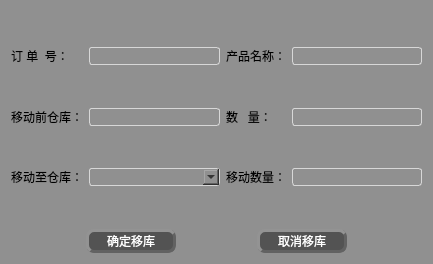
<?xml version="1.0" encoding="UTF-8"?>
<ui version="4.0">
 <class>move_store</class>
 <widget class="QWidget" name="move_store">
  <property name="geometry">
   <rect>
    <x>0</x>
    <y>0</y>
    <width>433</width>
    <height>264</height>
   </rect>
  </property>
  <property name="windowTitle">
   <string>Form</string>
  </property>
  <property name="windowIcon">
   <iconset>
    <disabledoff>:/qt 图标/更新图标/export.ico</disabledoff>
   </iconset>
  </property>
  <property name="styleSheet">
   <string notr="true">font: 75 12pt &quot;楷体&quot;;
background-color: rgb(144, 144, 144);
color:rgb(0, 0, 0)</string>
  </property>
  <layout class="QGridLayout" name="gridLayout">
   <item row="1" column="0">
    <widget class="QLabel" name="label">
     <property name="text">
      <string>订 单  号：</string>
     </property>
    </widget>
   </item>
   <item row="2" column="0">
    <spacer name="verticalSpacer">
     <property name="orientation">
      <enum>Qt::Vertical</enum>
     </property>
     <property name="sizeHint" stdset="0">
      <size>
       <width>20</width>
       <height>40</height>
      </size>
     </property>
    </spacer>
   </item>
   <item row="4" column="0">
    <spacer name="verticalSpacer_2">
     <property name="orientation">
      <enum>Qt::Vertical</enum>
     </property>
     <property name="sizeHint" stdset="0">
      <size>
       <width>20</width>
       <height>40</height>
      </size>
     </property>
    </spacer>
   </item>
   <item row="1" column="1">
    <widget class="QLineEdit" name="lineEdit">
     <property name="styleSheet">
      <string notr="true">QLineEdit{
border:1px solid #d7d7d7; 
border-radius: 3px; 
}</string>
     </property>
    </widget>
   </item>
   <item row="1" column="2">
    <widget class="QLabel" name="label_4">
     <property name="text">
      <string>产品名称：</string>
     </property>
    </widget>
   </item>
   <item row="5" column="0">
    <widget class="QLabel" name="label_3">
     <property name="text">
      <string>移动至仓库：</string>
     </property>
    </widget>
   </item>
   <item row="5" column="1">
    <widget class="QComboBox" name="comboBox">
     <property name="styleSheet">
      <string notr="true">QComboBox{
border:1px solid #d7d7d7; 
border-radius: 3px; 
}</string>
     </property>
    </widget>
   </item>
   <item row="6" column="0">
    <spacer name="verticalSpacer_3">
     <property name="orientation">
      <enum>Qt::Vertical</enum>
     </property>
     <property name="sizeHint" stdset="0">
      <size>
       <width>20</width>
       <height>40</height>
      </size>
     </property>
    </spacer>
   </item>
   <item row="3" column="0">
    <widget class="QLabel" name="label_2">
     <property name="text">
      <string>移动前仓库：</string>
     </property>
    </widget>
   </item>
   <item row="3" column="2">
    <widget class="QLabel" name="label_5">
     <property name="text">
      <string>数   量：</string>
     </property>
    </widget>
   </item>
   <item row="5" column="3">
    <widget class="QLineEdit" name="lineEdit_5">
     <property name="styleSheet">
      <string notr="true">QLineEdit{
border:1px solid #d7d7d7; 
border-radius: 3px; 
}</string>
     </property>
    </widget>
   </item>
   <item row="5" column="2">
    <widget class="QLabel" name="label_6">
     <property name="text">
      <string>移动数量：</string>
     </property>
    </widget>
   </item>
   <item row="3" column="3">
    <widget class="QLineEdit" name="lineEdit_4">
     <property name="styleSheet">
      <string notr="true">QLineEdit{
border:1px solid #d7d7d7; 
border-radius: 3px; 
}</string>
     </property>
    </widget>
   </item>
   <item row="1" column="3">
    <widget class="QLineEdit" name="lineEdit_2">
     <property name="styleSheet">
      <string notr="true">QLineEdit{
border:1px solid #d7d7d7; 
border-radius: 3px; 
}</string>
     </property>
    </widget>
   </item>
   <item row="3" column="1">
    <widget class="QLineEdit" name="lineEdit_3">
     <property name="styleSheet">
      <string notr="true">QLineEdit{
border:1px solid #d7d7d7; 
border-radius: 3px; 
}</string>
     </property>
    </widget>
   </item>
   <item row="7" column="0" colspan="4">
    <layout class="QHBoxLayout" name="horizontalLayout">
     <item>
      <spacer name="horizontalSpacer">
       <property name="orientation">
        <enum>Qt::Horizontal</enum>
       </property>
       <property name="sizeHint" stdset="0">
        <size>
         <width>40</width>
         <height>20</height>
        </size>
       </property>
      </spacer>
     </item>
     <item>
      <widget class="QPushButton" name="pushButton_2">
       <property name="minimumSize">
        <size>
         <width>90</width>
         <height>1</height>
        </size>
       </property>
       <property name="maximumSize">
        <size>
         <width>100</width>
         <height>16777215</height>
        </size>
       </property>
       <property name="styleSheet">
        <string notr="true">QPushButton{
font: 75 11pt &quot;微软雅黑&quot;;
color:rgb(255, 255, 255);
background-color: rgb(83, 83, 83);
border-radius: 8px;
border: 3px groove rgb(98, 98, 98);
border-style: outset;
}
QPushButton:pressed{
border-style: inset;
}
QPushButton:hover{
background-color:rgb(0, 0, 0);
}

</string>
       </property>
       <property name="text">
        <string>确定移库</string>
       </property>
      </widget>
     </item>
     <item>
      <spacer name="horizontalSpacer_2">
       <property name="orientation">
        <enum>Qt::Horizontal</enum>
       </property>
       <property name="sizeHint" stdset="0">
        <size>
         <width>40</width>
         <height>20</height>
        </size>
       </property>
      </spacer>
     </item>
     <item>
      <widget class="QPushButton" name="pushButton">
       <property name="minimumSize">
        <size>
         <width>90</width>
         <height>0</height>
        </size>
       </property>
       <property name="styleSheet">
        <string notr="true">QPushButton{
font: 75 11pt &quot;微软雅黑&quot;;
color:rgb(255, 255, 255);
background-color: rgb(83, 83, 83);
border-radius: 8px;
border: 3px groove rgb(98, 98, 98);
border-style: outset;
}
QPushButton:pressed{
border-style: inset;
}
QPushButton:hover{
background-color:rgb(0, 0, 0);
}

</string>
       </property>
       <property name="text">
        <string>取消移库</string>
       </property>
      </widget>
     </item>
     <item>
      <spacer name="horizontalSpacer_3">
       <property name="orientation">
        <enum>Qt::Horizontal</enum>
       </property>
       <property name="sizeHint" stdset="0">
        <size>
         <width>40</width>
         <height>20</height>
        </size>
       </property>
      </spacer>
     </item>
    </layout>
   </item>
   <item row="0" column="0">
    <spacer name="verticalSpacer_4">
     <property name="orientation">
      <enum>Qt::Vertical</enum>
     </property>
     <property name="sizeHint" stdset="0">
      <size>
       <width>20</width>
       <height>40</height>
      </size>
     </property>
    </spacer>
   </item>
  </layout>
 </widget>
 <resources/>
 <connections/>
</ui>
